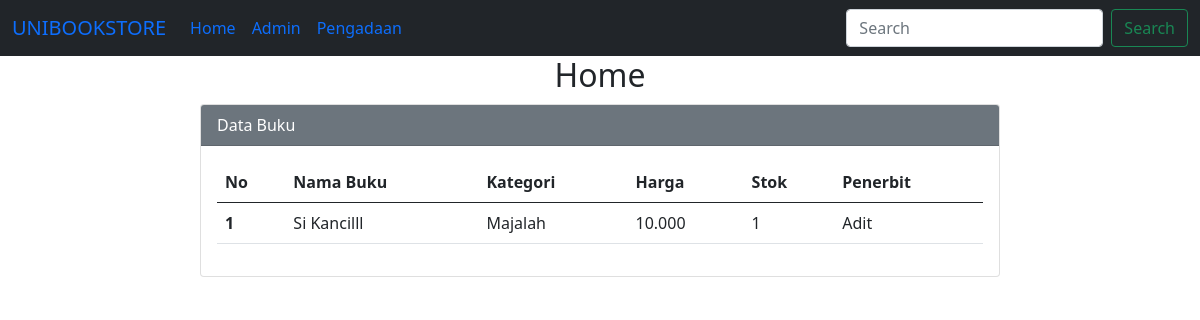
Screenshot of /index.php?cari=Si Kancilll with the database file from the repository.
### tables this page shows
CREATE TABLE `buku` (
  `id` int(11) NOT NULL,
  `id_penerbit` int(11) NOT NULL,
  `kategori` varchar(50) NOT NULL,
  `nama_buku` varchar(50) NOT NULL,
  `harga` varchar(50) NOT NULL,
  `stok` varchar(50) NOT NULL
);

CREATE TABLE `penerbit` (
  `id` int(11) NOT NULL,
  `nama_penerbit` varchar(50) NOT NULL,
  `alamat` varchar(50) NOT NULL,
  `kota` varchar(50) NOT NULL,
  `no_telepon` varchar(20) NOT NULL
);

### index.php (the view, shortened to what this page needs)
<?php
require "koneksi.php";
?>
<!DOCTYPE html>
<html lang="en">
    <link href="https://cdn.jsdelivr.net/npm/bootstrap@5.0.0-beta2/dist/css/bootstrap.min.css" rel="stylesheet">
</head>
<body>
<nav class="navbar navbar-expand-lg bg-dark sticky-sm-top">
  <div class="container-fluid">
    <a class="navbar-brand" href="#">UNIBOOKSTORE</a>
    <div class="collapse navbar-collapse" id="navbarSupportedContent">
      <ul class="navbar-nav me-auto mb-2 mb-lg-0">
        <li class="nav-item">
          <a class="nav-link active" aria-current="page" href="index.php">Home</a>
        </li>
        <li class="nav-item">
          <a class="nav-link" href="admin.php">Admin</a>
        </li>
        <li class="nav-item">
          <a class="nav-link" href="pengadaan.php">Pengadaan</a>
        </li>
        </ul>
        <form method="GET" action="" class="d-flex" role="search">
        <input class="form-control me-2" name="cari" type="text" placeholder="Search" aria-label="Search">
        <button class="btn btn-outline-success" type="submit">Search</button>
      </form>
    </div>
  </div>
</nav>
<h2 text align="center">Home</h2>
     <div class="mx-auto">
     <div class="card">
            <div class="card-header text-white bg-secondary">
                Data Buku
            </div>
            <div class="card-body">
                <table class="table">
                    <thead>
                    <tr>
            <th scope="col">No</th>
            <th scope="col">Nama Buku</th>
            <th scope="col">Kategori</th>
            <th scope="col">Harga</th>
            <th scope="col">Stok</th>
            <th scope="col">Penerbit</th>
        </tr>
    </thead>
    <tbody>
        <?php
        $keyword = isset($_GET['cari']) ? $_GET['cari'] : '';
        $sql = "SELECT buku.id, buku.nama_buku, buku.kategori, buku.harga, buku.stok, penerbit.nama_penerbit
                FROM buku
                LEFT JOIN penerbit ON buku.id_penerbit = penerbit.id";
                if ($keyword != '') {
                  $sql = $sql . " " . "WHERE nama_buku LIKE '%$keyword%' ";
              }
        $result = mysqli_query($koneksi, $sql);
        $urut = 1;
        while ($row = mysqli_fetch_array($result)) {
            $nama_buku = $row['nama_buku'];
            $kategori = $row['kategori'];
            $harga = $row['harga'];
            $stok = $row['stok'];
            $nama_penerbit = $row['nama_penerbit'];
        ?>
            <tr>
                <th scope="row"><?php echo $urut++ ?></th>
                <td scope="row"><?php echo $nama_buku ?></td>
                <td scope="row"><?php echo $kategori ?></td>
                <td scope="row"><?php echo $harga ?></td>
                <td scope="row"><?php echo $stok ?></td>
                <td scope="row"><?php echo $nama_penerbit ?></td>
            </tr>
        <?php
        }
        ?>
                    </tbody>
                </table>
            </div>
        </div>
    </div>
</body>
</html>

### index.php (style rules this page uses)
.mx-auto { width: 800px }
.card { margin-top: 10px; }

### rows the page displays
buku: nama_buku "Si Kancilll", kategori "Majalah", harga "10.000", stok "1", id_penerbit.nama_penerbit "Adit"
